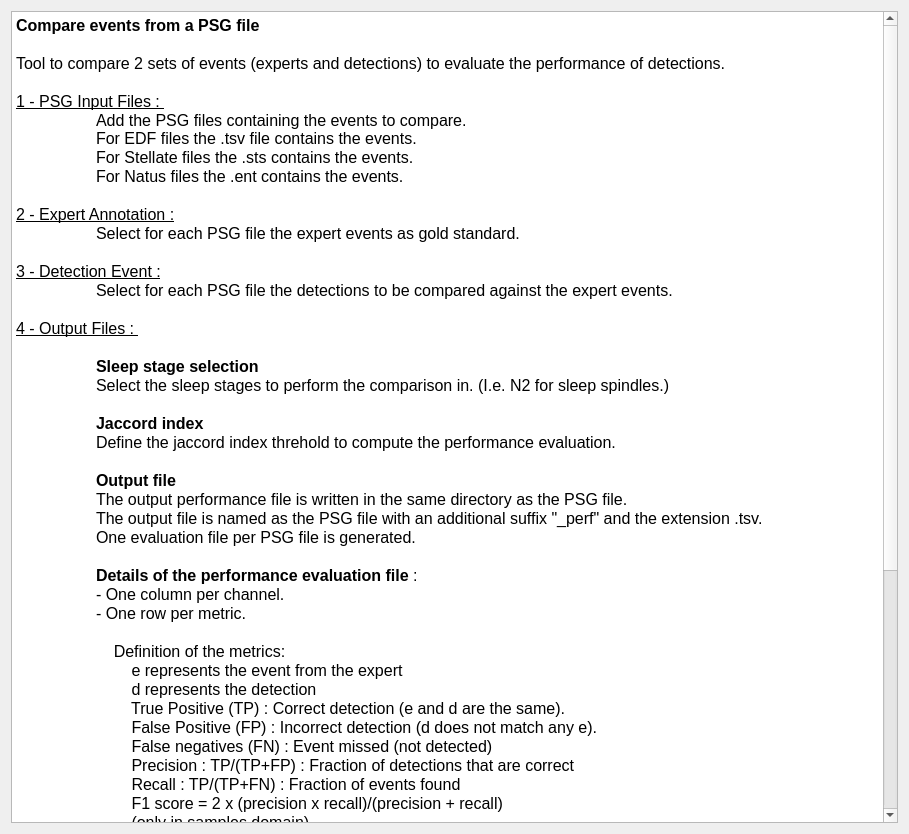
<ui version="4.0">
 <class>IntroStep</class>
 <widget class="QWidget" name="IntroStep">
  <property name="geometry">
   <rect>
    <x>0</x>
    <y>0</y>
    <width>909</width>
    <height>834</height>
   </rect>
  </property>
  <property name="windowTitle">
   <string />
  </property>
  <layout class="QVBoxLayout" name="verticalLayout">
   <property name="spacing">
    <number>25</number>
   </property>
   <item>
    <widget class="QTextEdit" name="textEdit">
     <property name="readOnly">
      <bool>true</bool>
     </property>
     <property name="html">
      <string>&lt;!DOCTYPE HTML PUBLIC "-//W3C//DTD HTML 4.0//EN" "http://www.w3.org/TR/REC-html40/strict.dtd"&gt;
&lt;html&gt;&lt;head&gt;&lt;meta name="qrichtext" content="1" /&gt;&lt;style type="text/css"&gt;
p, li { white-space: pre-wrap; }
&lt;/style&gt;&lt;/head&gt;&lt;body style=" font-family:'Roboto'; font-size:12pt; font-weight:400; font-style:normal;"&gt;
&lt;p style=" margin-top:0px; margin-bottom:0px; margin-left:0px; margin-right:0px; -qt-block-indent:0; text-indent:0px;"&gt;&lt;span style=" font-size:12pt; font-weight:600;"&gt;Compare events from a PSG file&lt;/span&gt;&lt;/p&gt;
&lt;p style="-qt-paragraph-type:empty; margin-top:0px; margin-bottom:0px; margin-left:0px; margin-right:0px; -qt-block-indent:0; text-indent:0px; font-size:12pt;"&gt;&lt;br /&gt;&lt;/p&gt;
&lt;p style=" margin-top:0px; margin-bottom:0px; margin-left:0px; margin-right:0px; -qt-block-indent:0; text-indent:0px;"&gt;&lt;span style=" font-size:12pt;"&gt;Tool to compare 2 sets of events (experts and detections) to evaluate the performance of detections.&lt;/span&gt;&lt;/p&gt;
&lt;p style="-qt-paragraph-type:empty; margin-top:0px; margin-bottom:0px; margin-left:0px; margin-right:0px; -qt-block-indent:0; text-indent:0px; font-size:12pt;"&gt;&lt;br /&gt;&lt;/p&gt;
&lt;p style=" margin-top:0px; margin-bottom:0px; margin-left:0px; margin-right:0px; -qt-block-indent:0; text-indent:0px;"&gt;&lt;span style=" font-size:12pt; text-decoration: underline;"&gt;1 - PSG Input Files : &lt;/span&gt;&lt;/p&gt;
&lt;p style=" margin-top:0px; margin-bottom:0px; margin-left:0px; margin-right:0px; -qt-block-indent:0; text-indent:0px;"&gt;&lt;span style=" font-size:12pt;"&gt;	Add the PSG files containing the events to compare.&lt;br /&gt;	For EDF files the .tsv file contains the events.&lt;/span&gt;&lt;/p&gt;
&lt;p style=" margin-top:0px; margin-bottom:0px; margin-left:0px; margin-right:0px; -qt-block-indent:0; text-indent:0px;"&gt;&lt;span style=" font-size:12pt;"&gt;	For Stellate files the .sts contains the events.&lt;/span&gt;&lt;/p&gt;
&lt;p style=" margin-top:0px; margin-bottom:0px; margin-left:0px; margin-right:0px; -qt-block-indent:0; text-indent:0px;"&gt;&lt;span style=" font-size:12pt;"&gt;	For Natus files the .ent contains the events.&lt;/span&gt;&lt;/p&gt;
&lt;p style="-qt-paragraph-type:empty; margin-top:0px; margin-bottom:0px; margin-left:0px; margin-right:0px; -qt-block-indent:0; text-indent:0px; font-size:12pt;"&gt;&lt;br /&gt;&lt;/p&gt;
&lt;p style=" margin-top:0px; margin-bottom:0px; margin-left:0px; margin-right:0px; -qt-block-indent:0; text-indent:0px;"&gt;&lt;span style=" font-size:12pt; text-decoration: underline;"&gt;2 - Expert Annotation :&lt;/span&gt;&lt;/p&gt;
&lt;p style=" margin-top:0px; margin-bottom:0px; margin-left:0px; margin-right:0px; -qt-block-indent:0; text-indent:0px;"&gt;&lt;span style=" font-size:12pt;"&gt;	Select for each PSG file the expert events as gold standard.&lt;/span&gt;&lt;/p&gt;
&lt;p style="-qt-paragraph-type:empty; margin-top:0px; margin-bottom:0px; margin-left:0px; margin-right:0px; -qt-block-indent:0; text-indent:0px; font-size:12pt;"&gt;&lt;br /&gt;&lt;/p&gt;
&lt;p style=" margin-top:0px; margin-bottom:0px; margin-left:0px; margin-right:0px; -qt-block-indent:0; text-indent:0px;"&gt;&lt;span style=" font-size:12pt; text-decoration: underline;"&gt;3 - Detection Event :&lt;/span&gt;&lt;/p&gt;
&lt;p style=" margin-top:0px; margin-bottom:0px; margin-left:0px; margin-right:0px; -qt-block-indent:0; text-indent:0px;"&gt;&lt;span style=" font-size:12pt;"&gt;	Select for each PSG file the detections to be compared against the expert events. &lt;/span&gt;&lt;/p&gt;
&lt;p style="-qt-paragraph-type:empty; margin-top:0px; margin-bottom:0px; margin-left:0px; margin-right:0px; -qt-block-indent:0; text-indent:0px; font-size:12pt;"&gt;&lt;br /&gt;&lt;/p&gt;
&lt;p style=" margin-top:0px; margin-bottom:0px; margin-left:0px; margin-right:0px; -qt-block-indent:0; text-indent:0px;"&gt;&lt;span style=" font-size:12pt; text-decoration: underline;"&gt;4 - Output Files : &lt;/span&gt;&lt;/p&gt;
&lt;p style="-qt-paragraph-type:empty; margin-top:0px; margin-bottom:0px; margin-left:0px; margin-right:0px; -qt-block-indent:0; text-indent:0px; font-size:12pt; text-decoration: underline;"&gt;&lt;br /&gt;&lt;/p&gt;
&lt;p style=" margin-top:0px; margin-bottom:0px; margin-left:0px; margin-right:0px; -qt-block-indent:0; text-indent:0px;"&gt;&lt;span style=" font-size:12pt;"&gt;	&lt;/span&gt;&lt;span style=" font-size:12pt; font-weight:600;"&gt;Sleep stage selection&lt;/span&gt;&lt;/p&gt;
&lt;p style=" margin-top:0px; margin-bottom:0px; margin-left:0px; margin-right:0px; -qt-block-indent:0; text-indent:0px;"&gt;&lt;span style=" font-size:12pt; font-weight:600;"&gt;	&lt;/span&gt;&lt;span style=" font-size:12pt;"&gt;Select the sleep stages to perform the comparison in. (I.e. N2 for sleep spindles.)&lt;/span&gt;&lt;/p&gt;
&lt;p style="-qt-paragraph-type:empty; margin-top:0px; margin-bottom:0px; margin-left:0px; margin-right:0px; -qt-block-indent:0; text-indent:0px; font-size:12pt; font-weight:600;"&gt;&lt;br /&gt;&lt;/p&gt;
&lt;p style=" margin-top:0px; margin-bottom:0px; margin-left:0px; margin-right:0px; -qt-block-indent:0; text-indent:0px;"&gt;&lt;span style=" font-size:12pt; font-weight:600;"&gt;	Jaccord index&lt;/span&gt;&lt;/p&gt;
&lt;p style=" margin-top:0px; margin-bottom:0px; margin-left:0px; margin-right:0px; -qt-block-indent:0; text-indent:0px;"&gt;&lt;span style=" font-size:12pt;"&gt;	Define the jaccord index threhold to compute the performance evaluation. &lt;/span&gt;&lt;/p&gt;
&lt;p style="-qt-paragraph-type:empty; margin-top:0px; margin-bottom:0px; margin-left:0px; margin-right:0px; -qt-block-indent:0; text-indent:0px; font-size:12pt;"&gt;&lt;br /&gt;&lt;/p&gt;
&lt;p style=" margin-top:0px; margin-bottom:0px; margin-left:0px; margin-right:0px; -qt-block-indent:0; text-indent:0px;"&gt;&lt;span style=" font-size:12pt;"&gt;	&lt;/span&gt;&lt;span style=" font-size:12pt; font-weight:600;"&gt;Output file&lt;/span&gt;&lt;/p&gt;
&lt;p style=" margin-top:0px; margin-bottom:0px; margin-left:0px; margin-right:0px; -qt-block-indent:0; text-indent:0px;"&gt;&lt;span style=" font-size:12pt;"&gt;	The output performance file is written in the same directory as the PSG file.&lt;/span&gt;&lt;/p&gt;
&lt;p style=" margin-top:0px; margin-bottom:0px; margin-left:0px; margin-right:0px; -qt-block-indent:0; text-indent:0px;"&gt;&lt;span style=" font-size:12pt;"&gt;	The output file is named as the PSG file with an additional suffix &amp;quot;_perf&amp;quot; and the extension .tsv.&lt;/span&gt;&lt;/p&gt;
&lt;p style=" margin-top:0px; margin-bottom:0px; margin-left:0px; margin-right:0px; -qt-block-indent:0; text-indent:0px;"&gt;&lt;span style=" font-size:12pt;"&gt;	One evaluation file per PSG file is generated.&lt;/span&gt;&lt;/p&gt;
&lt;p style="-qt-paragraph-type:empty; margin-top:0px; margin-bottom:0px; margin-left:0px; margin-right:0px; -qt-block-indent:0; text-indent:0px; font-size:12pt;"&gt;&lt;br /&gt;&lt;/p&gt;
&lt;p style=" margin-top:0px; margin-bottom:0px; margin-left:0px; margin-right:0px; -qt-block-indent:0; text-indent:0px;"&gt;&lt;span style=" font-size:12pt;"&gt;	&lt;/span&gt;&lt;span style=" font-size:12pt; font-weight:600;"&gt;Details of the performance evaluation file &lt;/span&gt;&lt;span style=" font-size:12pt;"&gt;:&lt;/span&gt;&lt;/p&gt;
&lt;p style=" margin-top:0px; margin-bottom:0px; margin-left:0px; margin-right:0px; -qt-block-indent:0; text-indent:0px;"&gt;&lt;span style=" font-size:12pt;"&gt;	- One column per channel.&lt;/span&gt;&lt;/p&gt;
&lt;p style=" margin-top:0px; margin-bottom:0px; margin-left:0px; margin-right:0px; -qt-block-indent:0; text-indent:0px;"&gt;&lt;span style=" font-size:12pt;"&gt;	- One row per metric. &lt;/span&gt;&lt;/p&gt;
&lt;p style="-qt-paragraph-type:empty; margin-top:0px; margin-bottom:0px; margin-left:0px; margin-right:0px; -qt-block-indent:0; text-indent:0px; font-size:12pt;"&gt;&lt;br /&gt;&lt;/p&gt;
&lt;p style=" margin-top:0px; margin-bottom:0px; margin-left:0px; margin-right:0px; -qt-block-indent:0; text-indent:0px;"&gt;&lt;span style=" font-size:12pt;"&gt;	    Definition of the metrics: &lt;/span&gt;&lt;/p&gt;
&lt;p style=" margin-top:0px; margin-bottom:0px; margin-left:0px; margin-right:0px; -qt-block-indent:0; text-indent:0px;"&gt;&lt;span style=" font-size:12pt;"&gt;	        e represents the event from the expert&lt;/span&gt;&lt;/p&gt;
&lt;p style=" margin-top:0px; margin-bottom:0px; margin-left:0px; margin-right:0px; -qt-block-indent:0; text-indent:0px;"&gt;&lt;span style=" font-size:12pt;"&gt;	        d represents the detection&lt;/span&gt;&lt;/p&gt;
&lt;p style=" margin-top:0px; margin-bottom:0px; margin-left:0px; margin-right:0px; -qt-block-indent:0; text-indent:0px;"&gt;&lt;span style=" font-size:12pt;"&gt;	        True Positive (TP) : Correct detection (e and d are the same).&lt;/span&gt;&lt;/p&gt;
&lt;p style=" margin-top:0px; margin-bottom:0px; margin-left:0px; margin-right:0px; -qt-block-indent:0; text-indent:0px;"&gt;&lt;span style=" font-size:12pt;"&gt;	        False Positive (FP) : Incorrect detection (d does not match any e).&lt;/span&gt;&lt;/p&gt;
&lt;p style=" margin-top:0px; margin-bottom:0px; margin-left:0px; margin-right:0px; -qt-block-indent:0; text-indent:0px;"&gt;&lt;span style=" font-size:12pt;"&gt;	        False negatives (FN) : Event missed (not detected)&lt;/span&gt;&lt;/p&gt;
&lt;p style=" margin-top:0px; margin-bottom:0px; margin-left:0px; margin-right:0px; -qt-block-indent:0; text-indent:0px;"&gt;&lt;span style=" font-size:12pt;"&gt;	        Precision : TP/(TP+FP) : Fraction of detections that are correct&lt;/span&gt;&lt;/p&gt;
&lt;p style=" margin-top:0px; margin-bottom:0px; margin-left:0px; margin-right:0px; -qt-block-indent:0; text-indent:0px;"&gt;&lt;span style=" font-size:12pt;"&gt;	        Recall : TP/(TP+FN) : Fraction of events found&lt;/span&gt;&lt;/p&gt;
&lt;p style=" margin-top:0px; margin-bottom:0px; margin-left:0px; margin-right:0px; -qt-block-indent:0; text-indent:0px;"&gt;&lt;span style=" font-size:12pt;"&gt;	        F1 score = 2 x (precision x recall)/(precision + recall)&lt;/span&gt;&lt;/p&gt;
&lt;p style=" margin-top:0px; margin-bottom:0px; margin-left:0px; margin-right:0px; -qt-block-indent:0; text-indent:0px;"&gt;&lt;span style=" font-size:12pt;"&gt;	        (only in samples domain) &lt;/span&gt;&lt;/p&gt;
&lt;p style=" margin-top:0px; margin-bottom:0px; margin-left:0px; margin-right:0px; -qt-block-indent:0; text-indent:0px;"&gt;&lt;span style=" font-size:12pt;"&gt;	        kappa = conservative agreement because the expected agreement is removed from the score.&lt;/span&gt;&lt;/p&gt;
&lt;p style=" margin-top:0px; margin-bottom:0px; margin-left:0px; margin-right:0px; -qt-block-indent:0; text-indent:0px;"&gt;&lt;span style=" font-size:12pt;"&gt;	        kappa = (2 * (tp*tn - fn*fp))/((tp + fp)*(fp + tn) + (tp + fn)*(fn + tn))&lt;/span&gt;&lt;/p&gt;
&lt;p style="-qt-paragraph-type:empty; margin-top:0px; margin-bottom:0px; margin-left:0px; margin-right:0px; -qt-block-indent:0; text-indent:0px; font-size:12pt;"&gt;&lt;br /&gt;&lt;/p&gt;
&lt;p style=" margin-top:0px; margin-bottom:0px; margin-left:0px; margin-right:0px; -qt-block-indent:0; text-indent:0px;"&gt;&lt;span style=" font-size:12pt;"&gt;	        Metrics are computed in the samples domain, therefore the list of events &amp;quot;e&amp;quot; and &amp;quot;d&amp;quot; are sampled at 100 Hz and the units of TP, TN, FP, FN are samples. &lt;/span&gt;&lt;/p&gt;
&lt;p style=" margin-top:0px; margin-bottom:0px; margin-left:0px; margin-right:0px; -qt-block-indent:0; text-indent:0px;"&gt;&lt;span style=" font-size:12pt;"&gt;	        i.e. TP-samples=500 means 500 samples from the expert events are correctly detected. &lt;/span&gt;&lt;/p&gt;
&lt;p style=" margin-top:0px; margin-bottom:0px; margin-left:0px; margin-right:0px; -qt-block-indent:0; text-indent:0px;"&gt;&lt;span style=" font-size:12pt;"&gt;	        Pro : the performance evaluation is conservative (strict)&lt;/span&gt;&lt;/p&gt;
&lt;p style=" margin-top:0px; margin-bottom:0px; margin-left:0px; margin-right:0px; -qt-block-indent:0; text-indent:0px;"&gt;&lt;span style=" font-size:12pt;"&gt;	        Con : many shorter &amp;quot;d&amp;quot; can match a longer &amp;quot;e&amp;quot; without significant penalty, therefore not suited for event density.&lt;/span&gt;&lt;/p&gt;
&lt;p style="-qt-paragraph-type:empty; margin-top:0px; margin-bottom:0px; margin-left:0px; margin-right:0px; -qt-block-indent:0; text-indent:0px; font-size:12pt;"&gt;&lt;br /&gt;&lt;/p&gt;
&lt;p style=" margin-top:0px; margin-bottom:0px; margin-left:0px; margin-right:0px; -qt-block-indent:0; text-indent:0px;"&gt;&lt;span style=" font-size:12pt;"&gt;	        Metrics are also computed in the events domain with the use of the Jaccord index. &lt;/span&gt;&lt;/p&gt;
&lt;p style=" margin-top:0px; margin-bottom:0px; margin-left:0px; margin-right:0px; -qt-block-indent:0; text-indent:0px;"&gt;&lt;span style=" font-size:12pt;"&gt;	        Jaccord index : (intersection between e and d) / (union of e and d)&lt;/span&gt;&lt;/p&gt;
&lt;p style=" margin-top:0px; margin-bottom:0px; margin-left:0px; margin-right:0px; -qt-block-indent:0; text-indent:0px;"&gt;&lt;span style=" font-size:12pt;"&gt;	        To considere a &amp;quot;d&amp;quot; as a TP, the jaccord index must exceed a certain threshold.&lt;/span&gt;&lt;/p&gt;
&lt;p style=" margin-top:0px; margin-bottom:0px; margin-left:0px; margin-right:0px; -qt-block-indent:0; text-indent:0px;"&gt;&lt;span style=" font-size:12pt;"&gt;	        Only one &amp;quot;d&amp;quot; can match a &amp;quot;e&amp;quot;, the one with the highest Jaccord index.&lt;/span&gt;&lt;/p&gt;
&lt;p style=" margin-top:0px; margin-bottom:0px; margin-left:0px; margin-right:0px; -qt-block-indent:0; text-indent:0px;"&gt;&lt;span style=" font-size:12pt;"&gt;	        Pro : Suited for event density.&lt;/span&gt;&lt;/p&gt;
&lt;p style=" margin-top:0px; margin-bottom:0px; margin-left:0px; margin-right:0px; -qt-block-indent:0; text-indent:0px;"&gt;&lt;span style=" font-size:12pt;"&gt;	        Con : Need to define a Jaccord index threshold.&lt;/span&gt;&lt;/p&gt;
&lt;p style="-qt-paragraph-type:empty; margin-top:0px; margin-bottom:0px; margin-left:0px; margin-right:0px; -qt-block-indent:0; text-indent:0px; font-size:12pt;"&gt;&lt;br /&gt;&lt;/p&gt;
&lt;p style="-qt-paragraph-type:empty; margin-top:0px; margin-bottom:0px; margin-left:0px; margin-right:0px; -qt-block-indent:0; text-indent:0px; font-size:12pt;"&gt;&lt;br /&gt;&lt;/p&gt;&lt;/body&gt;&lt;/html&gt;</string>
     </property>
    </widget>
   </item>
  </layout>
 <property name="styleSheet"><string>font: 12pt "Roboto";</string></property></widget>
 <resources><include location="../../../../../scinodes_poc/src/main/python/ui/themes/themes.qrc" /></resources>
 <connections />
</ui>
